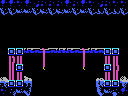

This game map was drawn from its Tiled (.tmx) file and the tilesets committed beside it. A one-line description and the full map source follow:
An orthogonal 16x12 tile map with 8x8 px tiles, 1 tile layer (Tile Layer 1) and 5 objects (2x sentinel, big-item, item, 4x4-item).

<map version="1.0" orientation="orthogonal" renderorder="right-down" width="16" height="12" tilewidth="8" tileheight="8" nextobjectid="30">
 <properties>
  <property name="down" value="hole" />
  <property name="left" value="hole" />
  <property name="right" value="hole" />
 </properties>
 <tileset firstgid="1" name="tiles" tilewidth="8" tileheight="8" tilecount="256" columns="16">
  <image source="tiles.png" width="128" height="128" />
 </tileset>
 <layer name="Tile Layer 1" width="16" height="12">
  <data encoding="csv">
124,124,122,124,244,123,123,123,124,123,124,122,244,123,122,122,
130,130,131,131,130,132,130,132,131,130,131,130,133,130,133,130,
1,1,1,1,1,1,1,1,1,1,1,1,1,1,1,1,
1,1,1,1,1,1,1,1,1,1,1,1,1,1,1,1,
1,1,1,1,1,1,1,1,1,1,1,1,1,1,1,1,
1,1,1,1,1,1,1,1,1,1,1,1,1,1,1,1,
1,171,171,139,255,136,255,139,139,255,136,139,255,171,171,1,
1,167,166,1,1,135,1,1,1,1,135,1,1,166,166,1,
1,166,171,1,1,256,1,1,1,1,256,1,1,171,167,1,
98,166,166,102,1,1,1,1,1,1,1,1,97,166,166,99,
115,171,171,118,1,1,1,1,1,1,1,1,113,171,171,114,
122,201,131,134,1,1,1,1,1,1,1,1,129,131,202,124
</data>
 </layer>
 <objectgroup name="objects">
  <object id="14" type="big-item" x="48" y="24" width="32" height="24" />
  <object id="15" type="item" x="56" y="32" width="16" height="16" />
  <object id="27" type="4x4-item" x="48" y="16" width="32" height="32" />
  <object id="28" type="sentinel" x="80" y="16" width="32" height="32" />
  <object id="29" type="sentinel" x="16" y="16" width="32" height="32" />
 </objectgroup>
</map>
